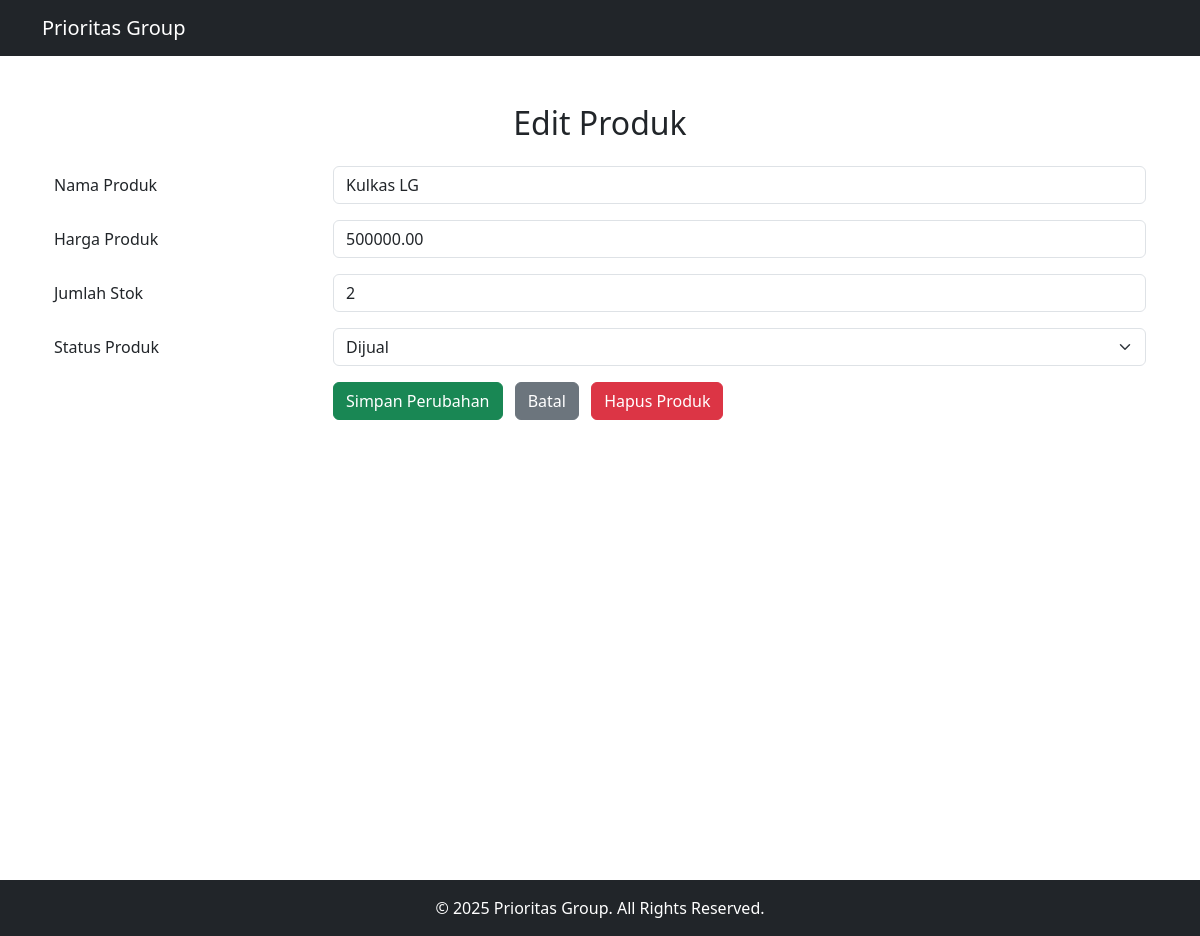
Screenshot of /product/edit/21 with the database file from the repository.
### tables this page shows
CREATE TABLE `products` (
  `id` int NOT NULL,
  `name` varchar(255) NOT NULL,
  `price` decimal(10,2) NOT NULL,
  `stock` int NOT NULL,
  `is_sell` tinyint(1) NOT NULL DEFAULT '1',
  `created_at` timestamp NULL DEFAULT CURRENT_TIMESTAMP,
  `updated_at` timestamp NULL DEFAULT CURRENT_TIMESTAMP ON UPDATE CURRENT_TIMESTAMP
);

### application/controllers/Product.php (called while the page is built, shortened)
<?php
class Product extends CI_Controller {
    public function __construct() {
        $this->load->model('Product_model');
        $this->load->database();
        $this->load->helper('url');
        $this->load->library('session');
        $this->load->library('form_validation');
    }
    public function edit($id) {
        $data['product'] = $this->Product_model->get_product_by_id($id);
        $this->load->view('product_edit', $data);
    }
}

### index.php (called while the page is built, shortened)
<?php
require_once BASEPATH.'core/CodeIgniter.php';

### application/models/Product_model.php (called while the page is built, shortened)
<?php
class Product_model extends CI_Model {
    public function get_product_by_id($id) {
        $this->db->where('id', $id);
        $query = $this->db->get('products');
        return $query->row_array();
    }
}
?>

### application/views/product_edit.php (the view, shortened to what this page needs)
<?php
    include('layout/header.php');
?>
<h2 class="my-4 text-center">Edit Produk</h2>
<form method="POST" action="<?= base_url('product/update/'.$product['id']); ?>" class="container">
    <div class="row mb-3">
        <label for="name" class="col-sm-3 col-form-label">Nama Produk</label>
        <div class="col-sm-9">
            <input type="text" name="name" id="name" class="form-control" value="<?= $product['name']; ?>" required>
        </div>
    </div>
    <div class="row mb-3">
        <label for="price" class="col-sm-3 col-form-label">Harga Produk</label>
        <div class="col-sm-9">
            <input type="number" name="price" id="price" class="form-control" value="<?= $product['price']; ?>" required>
        </div>
    </div>
    <div class="row mb-3">
        <label for="stock" class="col-sm-3 col-form-label">Jumlah Stok</label>
        <div class="col-sm-9">
            <input type="number" name="stock" id="stock" class="form-control" value="<?= $product['stock']; ?>" required>
        </div>
    </div>
    <div class="row mb-3">
        <label for="status" class="col-sm-3 col-form-label">Status Produk</label>
        <div class="col-sm-9">
            <select name="is_sell" id="status" class="form-select">
                <option value="1" <?= $product['is_sell'] == 1 ? 'selected' : ''; ?>>Dijual</option>
            </select>
        </div>
    </div>
    <div class="row">
        <div class="col-sm-9 offset-sm-3">
            <button type="submit" class="btn btn-success me-2">Simpan Perubahan</button>
            <a href="<?= base_url('product'); ?>" class="btn btn-secondary me-2">Batal</a>
            <a href="<?= base_url('product/delete/'.$product['id']); ?>" class="btn btn-danger delete-edit-product" data-id="<?= $product['id']; ?>">Hapus Produk</a>
        </div>
    </div>
</form>
<?php include('layout/footer.php'); ?>

### rows the page displays
products: name "Kulkas LG", price "500000.00", stock "2", is_sell "Dijual"
